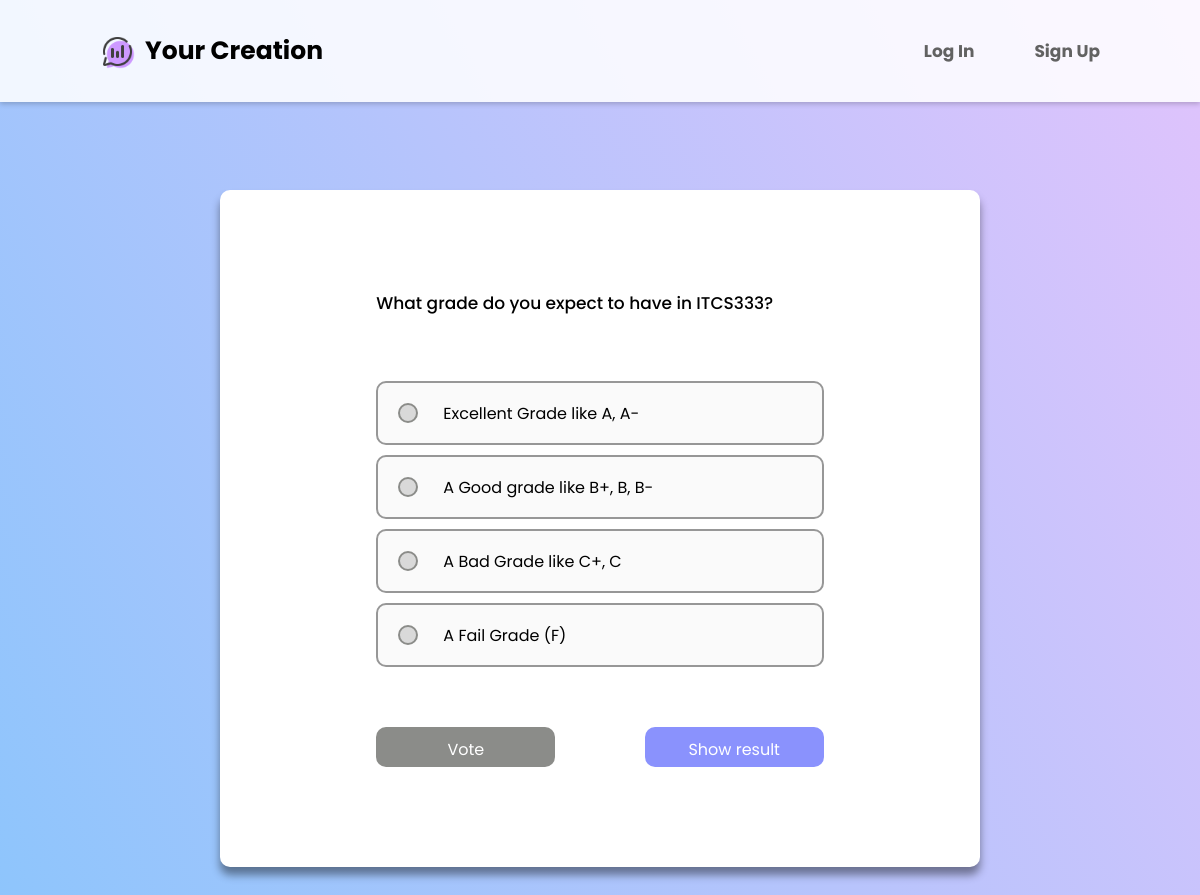
The app's page /viewquestion2.php?qID=3 with its own data.
### tables this page shows
CREATE TABLE `questions` (
  `qID` int(11) NOT NULL,
  `question` varchar(100) NOT NULL,
  `endDate` date NOT NULL,
  `uid` int(11) NOT NULL
);

CREATE TABLE `choices` (
  `cID` int(11) NOT NULL,
  `choice` varchar(50) NOT NULL,
  `qID` int(11) NOT NULL
);

### viewquestion2.php (the view, shortened to what this page needs)
<!DOCTYPE html>
<html lang="en">
<head>
    <link rel="stylesheet" href="css/viewquestion.css">
    <link rel="stylesheet" href="https://cdnjs.cloudflare.com/ajax/libs/font-awesome/6.5.1/css/all.min.css" />
</head>
<body>
    <div class="container">
    <?php
        if(isset($_SESSION['currentUser']))
        {
            echo "  <header>
                        <div class='webname'>
                            <img src='images/icons.png' alt='LOGO'>
                            <button onClick='location.href=\"homepage.php\"' class='homepage'>Your Creation</button>
                        </div>
                        <nav>
                            <div class='btn'>
                                <button onclick='location.href=\"cp1.php\"' class='login'>Create New Poll</button>
                            </div>
                            <div class='btn'>
                                <button onclick='location.href=\"myOwnPolls.php\"' class='signup'>My Own Polls</button>
                            </div>
                            <div class='btn'>
                                <button onclick='location.href=\"Logout.php\"' class='Loogout'>Logout</button>
                            </div>
                        </nav>
                </header>";
        }
        else
        {
            echo "<header>
                    <div class='webname'>
                            <img src='icons.png' alt='LOGO'>
                            <button onClick='location.href=\"homepage.php\"' class='homepage'>Your Creation</button>
                    </div>
                    <nav>
                        <div class='btn'>
                            <button onclick='location.href=\"login.php\"' class='login'>Log In</button>
                        </div>
                        <div class='btn'>
                            <button onclick='location.href='#'' class='signup'>Sign Up</button>
                        </div>
                    </nav>
                </header>";
        }
    ?>
<div class="backColor">
    <main>
    <?php
        if(isset($_GET["qID"]))
        {
            $qID=$_GET["qID"];
            try
            {
                require('connection.php');
                $sql="SELECT question,endDate FROM questions where qid=?";
                $stmt=$db->prepare($sql);
                $stmt->bindParam(1,$qID);
                $rs=$stmt->execute();
                if($rs==1)
                {
                    $row=$stmt->fetch();
                    echo "<div class='question'>";
                    echo $row['question']."<br>"."<br>";
                    echo "</div>";
                    $endDate=$row["endDate"];
                }
                if($endDate >= date("Y-m-d") || $endDate == '0000-00-00')
                {
                    $status = "Active";
                }
                else
                {
                    $status = "Ended";
                }
                $selectedChoice = -1;
                $query2="SELECT * FROM choices where qid=?";
                $stmt2=$db->prepare($query2);
                $stmt2->bindParam(1,$qID);
                $rs=$stmt2->execute();
                ?>
                <?php
                echo "<form action='vote.php' method='post'>";
                if($rs>0)
                {
                    if(isset($_SESSION["currentUser"]) && $status == "Active" && $selectedChoice==-1)
                    {
                        echo "<div class='options' >";
                        while($row2=$stmt2->fetch())
                        {
                            $cID=$row2['cID'];
                            echo "<div class='option'> <input class='choice'  onfocus='optionEnter(this)' onBlur='optionReset(this)' type='radio' name='cID' value='$cID'><label for='$cID' class='optionText'> ";
                            echo "{$row2['choice']}</label> </div>";
                            echo  "<input type='hidden' name='qID' value='$qID'>";
                            echo  "<input type='hidden' name='uID' value='$uID'>";
                        }
                        echo "</div>";
                        echo "<div class='MainBtn'> <button class='vote' type='submit' name='sbtn'>Vote</button>";
                    }
                    else
                    {
                        echo "<div class='options'>";
                        while($row2=$stmt2->fetch())
                        {
                            $cID=$row2['cID'];
                            if(isset($_SESSION["currentUser"]) && $selectedChoice == $cID)
                                echo "<div class='option'> <input type='radio' name='cID' value='$cID' checked='checked' disabled> <label class='optionText' for='$cID'> {$row2['choice']}</label> </div>";
                            else
                                echo "<div class='option'> <input type='radio' name='cID' value='$cID' disabled> <label class='optionText' for='$cID'> {$row2['choice']}</label><br><br> </div>";
                        }
                        echo "</div>";
                        echo "<div class='MainBtn'>";
                        echo "<div class='voteDisbaled' disabled>Vote</div>";
                    }
                }
                if((!isset($_SESSION["currentUser"]) && $status=="Active"))
                {
                    echo "<div class='resultbtnDisabled'> Show Result </div>";
                    echo "</div>";
                }
                else
                {
                    echo "<div class='resultbtn' onClick='location.href=\"showresults2.php?qID=$qID\"'> Show result </div>";
                    echo "</div>";
                }
                echo "</form>";
            }
            catch(PDOException $e)
            {
                die("Error: " . $e->getMessage());
            }
        }
    ?>
        </main>
    </div>
</div>
</body>
</html>

### css/viewquestion.css (style rules this page uses)
* { box-sizing: border-box; }
html { height: 100%; }
body { background-image: linear-gradient(62deg, #8EC5FC 0%, #E0C3FC 100%); background-color: #f1f1f1; margin: 0; text-transform:initial; background-repeat: no-repeat; background-position: top; background-size: cover; background-attachment: fixed; }
.container { font-family: 'Poppins', sans-serif; margin: 0 auto; max-width: 1024px; min-height: 650px; padding-top: 100px; }
header { background-color: #ffffffdb; box-shadow: 0 2px 5px rgba(0,0,0,.2); color: #3F3F3F; width: 100%; min-height: 100px; padding: 0 100px; position: fixed; top: 0; left: 0; display: flex; justify-content: space-between; align-items: center; }
header .webname { color: #8EC5FC; width: 40%; font-size: 25px; font-weight: bold; cursor: pointer; display: flex; align-items: center; align-content: center; }
header .webname button { padding: 32px 30px; padding-left: 10px; }
header .webname img { display: inline-block; height: 35px; width: 35px; }
header nav { font: 40px; display: flex; justify-content: space-between; align-items: center; }
header button { background-color: transparent; text-align: center; font: inherit; border: none; margin: 0; padding: 32px 30px; border-radius: 0; }
header nav button { color: #626262; font-size: 17px; font-weight: bold; }
header nav .btn .signup { padding-right: 0; }
.backColor { border-radius: 10px; width: 80%; margin: 0 auto; margin-top: 60px; padding: 30px; }
main { background-color: #ffffff; box-shadow: 0 8px 8px rgba(0, 0, 0, 0.421); border-radius: 10px; margin: 0 auto; width: 100%; display: flex; flex-direction: column; justify-content: space-around; align-items: left; padding: 100px; }
form { display: flex; flex-direction: column; justify-content: baseline; }
.question { margin: 0 auto; width: 80%; margin-bottom: 14px; font-size: 17px; font-weight: 500; }
.options { margin: 0 auto; width: 80%; font-size: 16px; font-weight: 400; margin-top: 25px; display: flex; flex-direction: column; justify-content: space-between; align-items: left; }
.option { background-color: #fafafa; border: 2px solid #979797; border-radius: 10px; width: 100%; margin: 0 auto; margin-bottom: 10px; display: flex; justify-content: left; align-items: center; align-content: center; }
input[type="radio"] { width: 20px; height: 20px; margin: 20px; padding: 0; border: 2px solid #8b8c89; border-radius: 50%; appearance: none; background-color: transparent; outline: none; transition: outline 0.1s; }
input[type="radio"]:disabled { background-color: #d9d9d9; }
label { padding: 10px 0; padding-left: 5px; font-family: 'Poppins', sans-serif; }
.MainBtn { margin: 0 auto; padding-top: 50px; width: 80%; display: flex; justify-content: space-between; }
.vote, .resultbtn, .resultbtnDisabled, .voteDisbaled { background-color: #8a92fd; color: #ffffff; text-align: center; height: 40px; width: 40%; padding-top: 10px; padding-bottom: 10px; border-radius: 10px; border: none; }
.resultbtnDisabled, .voteDisbaled { background-color: #8b8c89; cursor: default; }

### records on screen
questions: question "What grade do you expect to have in ITCS333?"
choices: choice "Excellent Grade like A, A-"
choices: choice "A Good grade like B+, B, B-"
choices: choice "A Bad Grade like C+, C"
choices: choice "A Fail Grade (F)"
